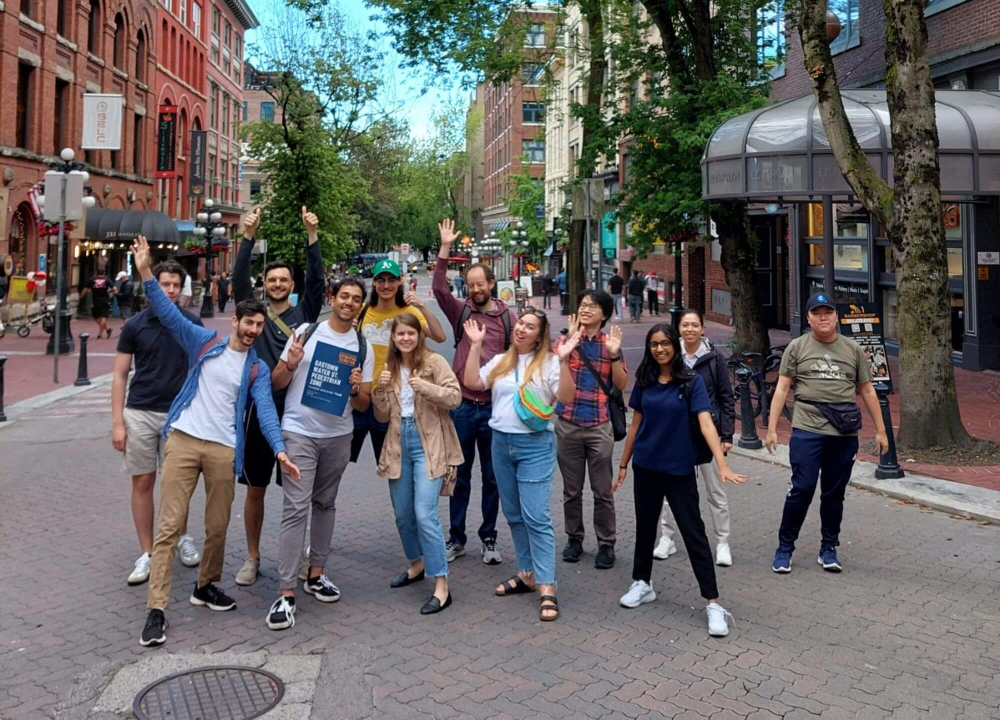
#> input picture services/face-detector/v1/data/pedestrian.jpg, 2000 x 1439 px (shown at 1/2 size)
$ python -i service.py   (imports and definitions only)   (older library calls are emulated)
#> lines starting #> are read from the running program, lines starting #| are printed output that depends on the picture
#> further down, picture is the input picture: shape (1439, 2000, 3); mean B, G, R 99.7, 100.2, 103.5
from __future__ import annotations

from dataclasses import dataclass
from pathlib import Path
from typing import List, Tuple

import cv2
import numpy as np

SAMPLE_FRAME_COUNT = 30
CORRECTIONS_WITH_COLOUR = ("colour", "geometric")
SHARPENING_BLUR_SIGMA = 1.0
SHARPENING_AMOUNT = 0.5
CONTRAST_CLIP_LIMIT = 2.0
CONTRAST_TILES = (8, 8)
GAMMA = 0.9
RADIAL_DISTORTION = (-0.25, 0.08, 0.0, 0.0, 0.0)
FOCAL_LENGTH_IN_FRAME_WIDTHS = 0.8
KEYSTONE_SHARE_OF_WIDTH = 0.04
GEOMETRIC_INTERPOLATION = cv2.INTER_LANCZOS4


@dataclass
class Transformation:
    source_frames: List[np.ndarray]
    target_size: Tuple[int, int]
    gamma_table: np.ndarray
    undistortion_map_x: np.ndarray
    undistortion_map_y: np.ndarray
    keystone_matrix: np.ndarray


# [14 lines left out: functions init_worker, process, not called in this run]


def size_at_height(frame: np.ndarray, target_height: int) -> Tuple[int, int]:
    height, width = frame.shape[:2]
    return max(1, round(width * int(target_height) / height)), int(target_height)


# [4 lines left out: function resized_and_sharpened, not called in this run]


def colour_corrected(frame: np.ndarray, table: np.ndarray) -> np.ndarray:
    return white_balanced(cv2.LUT(contrast_equalized(frame), table))


def contrast_equalized(frame: np.ndarray) -> np.ndarray:
    lightness, green_red, blue_yellow = cv2.split(cv2.cvtColor(frame, cv2.COLOR_BGR2LAB))
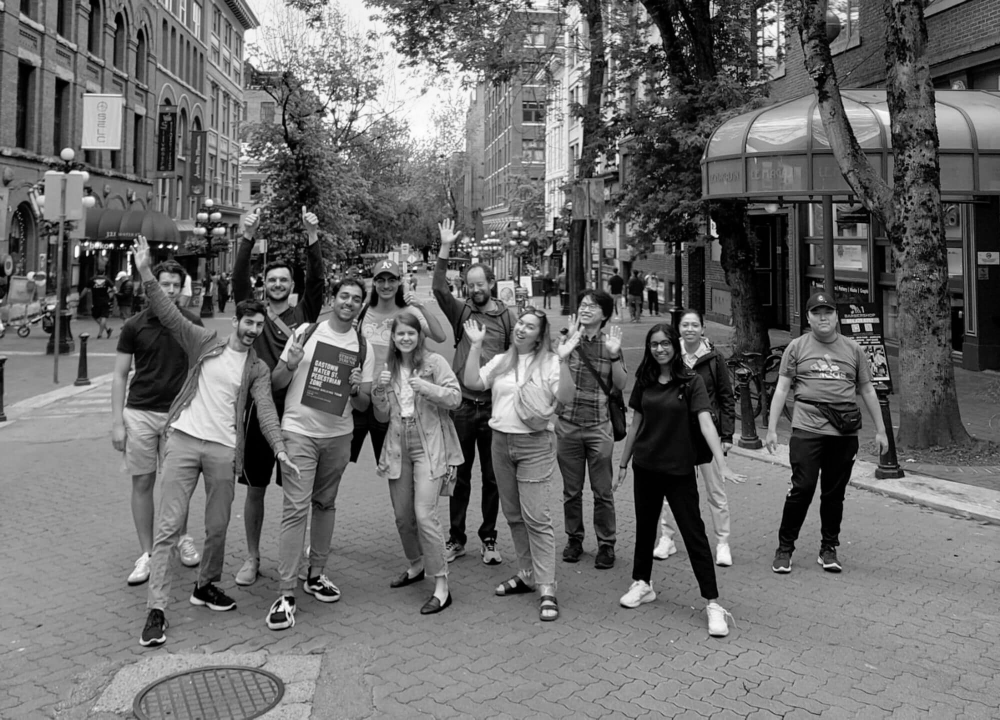
#> lightness: shape (1439, 2000) (shown at 1/2 size); min 0, max 255, mean 107.4
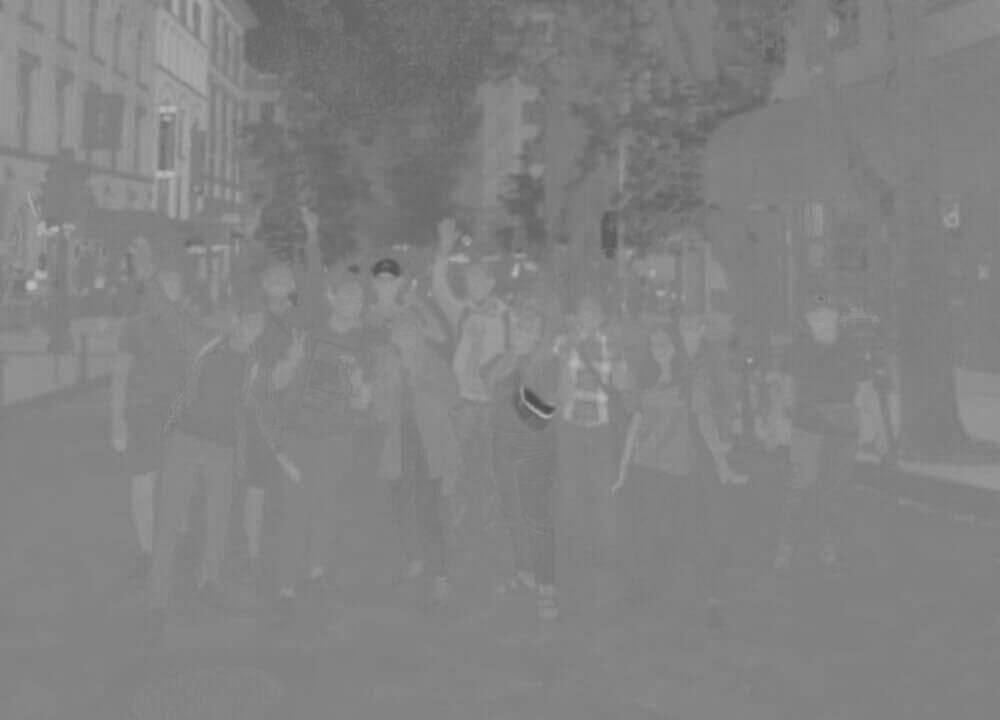
#> green_red: shape (1439, 2000) (shown at 1/2 size); min 77, max 190, mean 130.1
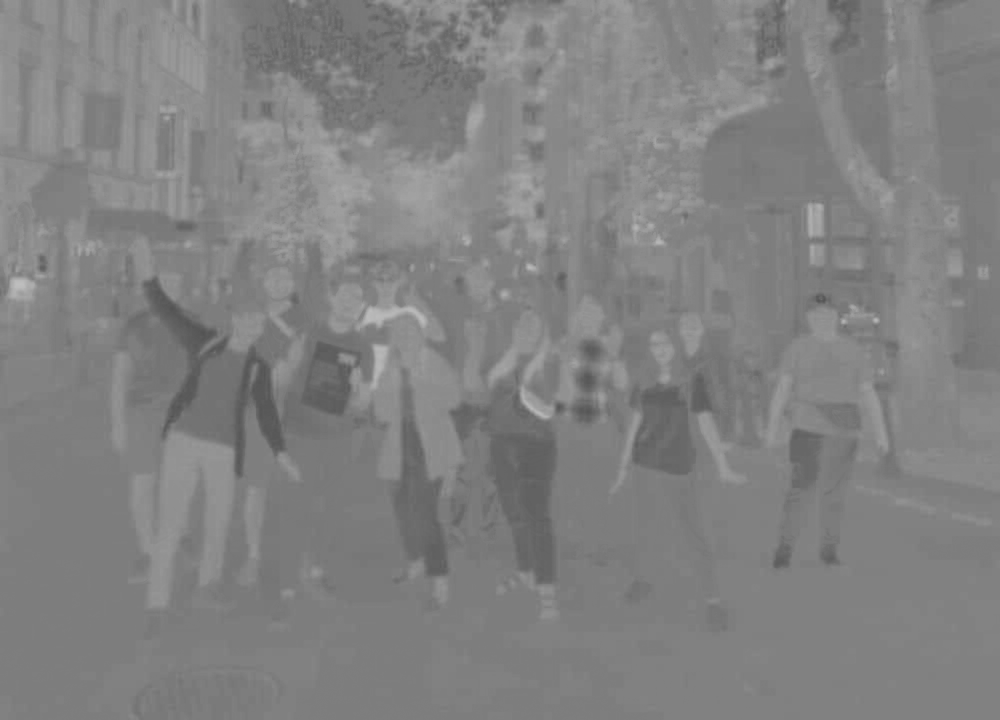
#> blue_yellow: shape (1439, 2000) (shown at 1/2 size); min 83, max 191, mean 129.2
    equalizer = cv2.createCLAHE(clipLimit=CONTRAST_CLIP_LIMIT, tileGridSize=CONTRAST_TILES)
    return cv2.cvtColor(cv2.merge((equalizer.apply(lightness), green_red, blue_yellow)), cv2.COLOR_LAB2BGR)
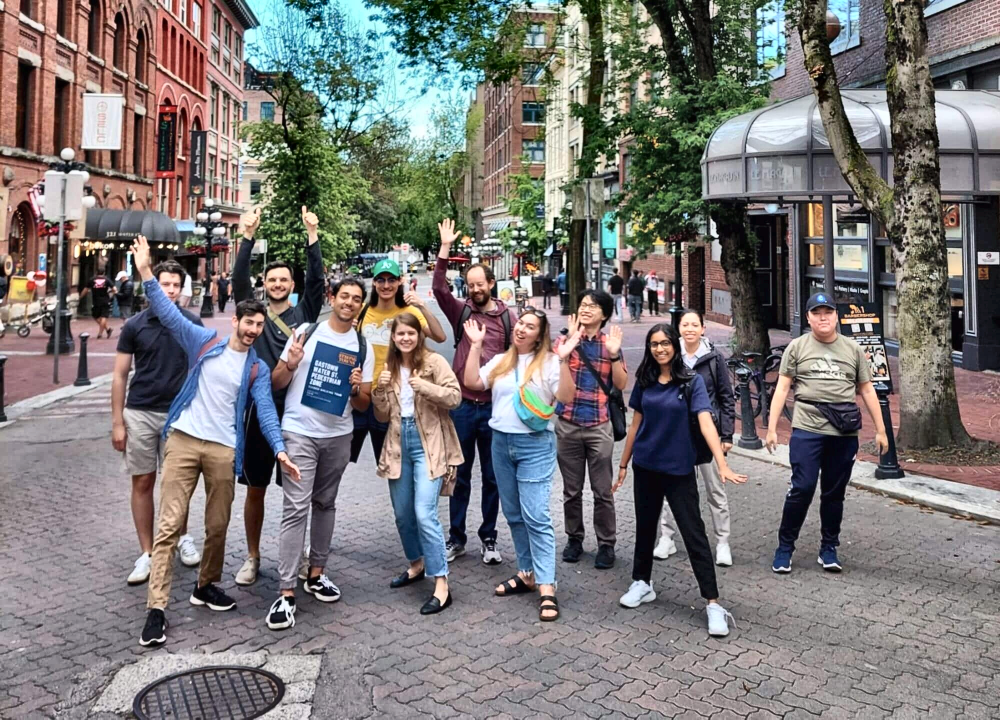
#> returned value: shape (1439, 2000, 3) (shown at 1/2 size); mean B, G, R 118.2, 118.9, 122.5


# [4 lines left out: function white_balanced, not called in this run]


def gamma_table(gamma: float) -> np.ndarray:
    levels = np.arange(256, dtype=np.float32) / 255.0
    return np.clip(np.power(levels, gamma) * 255.0, 0, 255).astype(np.uint8)


def geometrically_corrected(frame: np.ndarray, transformation: Transformation) -> np.ndarray:
    undistorted = cv2.remap(frame, transformation.undistortion_map_x, transformation.undistortion_map_y, GEOMETRIC_INTERPOLATION)
    return cv2.warpPerspective(undistorted, transformation.keystone_matrix, transformation.target_size, flags=GEOMETRIC_INTERPOLATION)


# [4 lines left out: function camera_matrix, not called in this run]


def undistortion_maps(target_size: Tuple[int, int]) -> Tuple[np.ndarray, np.ndarray]:
    camera = camera_matrix(target_size)
    return cv2.initUndistortRectifyMap(camera, np.array(RADIAL_DISTORTION), None, camera, target_size, cv2.CV_32FC1)


# [6 lines left out: function keystone_corners, not called in this run]


def keystone_matrix(target_size: Tuple[int, int]) -> np.ndarray:
    seen, corrected = keystone_corners(target_size)
    return cv2.getPerspectiveTransform(seen, corrected)


# [13 lines left out: function read_video_frames, not called in this run]

>>> import cv2
>>> picture = cv2.imread('../../face-detector/v1/data/pedestrian.jpg')
>>> result = contrast_equalized(picture)
